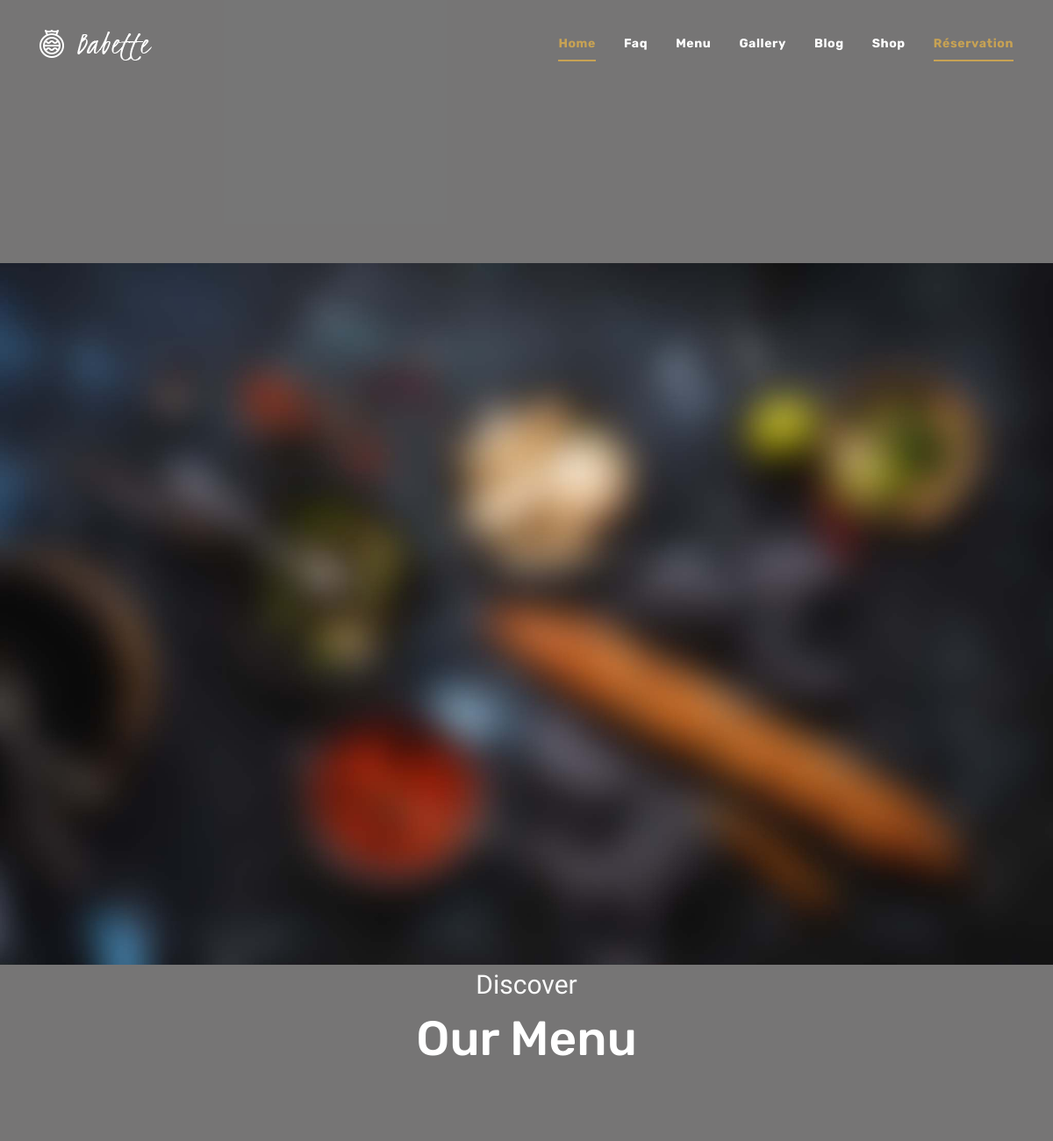
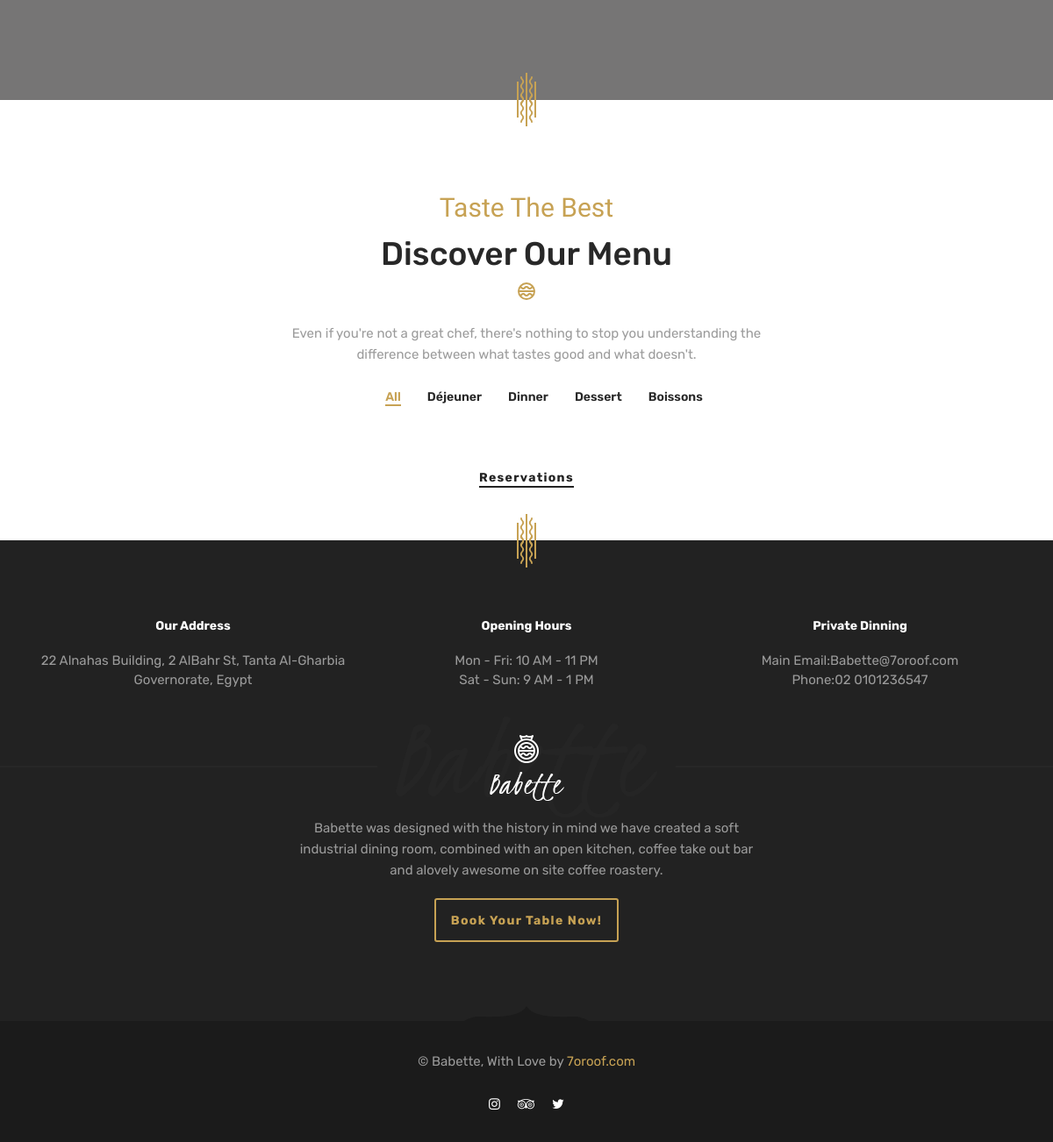
The page /menu on the database its author committed (2 pictures, top to bottom).
### restaurant/models.py (models this page shows, shortened)
class MenuCategory(models.Model):
    titre = models.CharField(max_length=255)
    status = models.BooleanField(default=True)
    date_add = models.DateTimeField(auto_now_add=True)
    date_upd = models.DateTimeField(auto_now=True)
    class Meta:
        verbose_name = "Catégorie de menu"
        verbose_name_plural = "Catégories de menu"

### restaurant/views.py (the view)
# urls.py: path('menu', views.menu, name='menu'),
def menu(request):
    data = {
        'categories': models.MenuCategory.objects.filter(status=True),
        'plats': models.Plat.objects.filter(status=True)
    }
    return render(request, 'pages/menu-board.html', data)

### restaurant/models.py (called while the page is built)
    @property
    def getCategorieTitre(self):
        return self.categorie.titre

    @property
    def getIngredients(self):
        return self.ingredients.filter(status=True)

    @property
    def isNew(self):
        return (timezone.now() - self.date_add) < datetime.timedelta(weeks=1)

    @property
    def pricingTag(self):
        if self.isNew:
            return 'New'
        elif self.isRecommended:
            return 'Recommended'
        else:
            return False

### templates/pages/menu-board.html (shortened to what this page needs)
{% extends 'bases/base.html' %}
{% load static %}
  {% block content %}
    <section id="page-title" class="page-title page-title-layout3 text-center bg-overlay bg-overlay-2 bg-parallax">
      <div class="bg-img"><img src="{% static 'images/backgrounds/10.jpg' %}" alt="background"></div>
      <div class="container">
        <div class="row">
          <div class="col-sm-12 col-md-12 col-lg-10 offset-lg-1">
            <span class="pagetitle__subheading">Discover</span>
            <h1 class="pagetitle__heading">Our Menu</h1>
          </div>
        </div>
      </div>
    </section>
    <section id="menulayout4" class="menu-layout4 pb-60">
      <div class="container">
        <div class="row">
          <div class="col-sm-12 col-md-12 col-lg-6 offset-lg-3">
            <div class="heading text-center mb-30">
              <span class="heading__subtitle">Taste The Best</span>
              <h2 class="heading__title">Discover Our Menu</h2>
              <div class="heading__icon">
              </div>
              <p class="heading__desc">Even if you're not a great chef, there's nothing to stop you understanding
                the difference between what tastes good and what doesn't.</p>
            </div>
          </div>
        </div>
      </div>
      <div class="container-fluid col-padding-0">
        <div class="row">
          <div class="col-sm-12 col-md-12 col-lg-12">
            <ul class="portfolio-filter justify-content-center">
              <li><a class="filter active" href="#" data-filter="all">All</a></li>
                {% for categorie in categories %}
                <li><a class="filter" href="#" data-filter=".filter-{{ categorie.titre }}">{{ categorie.titre }}</a></li>
                {% endfor %}
            </ul>
          </div>
        </div>
        <div class="row">
          <div class="col-sm-12 col-md-12 col-lg-12 text-center">
            <a href="{% url 'reservation' %}" class="btn btn__secondary btn__link mt-40">Reservations</a>
          </div>
        </div>
      </div>
    </section>
  {% endblock content %}

### rows shown on the page
MenuCategory: titre "Déjeuner"
MenuCategory: titre "Dinner"
MenuCategory: titre "Dessert"
MenuCategory: titre "Boissons"
